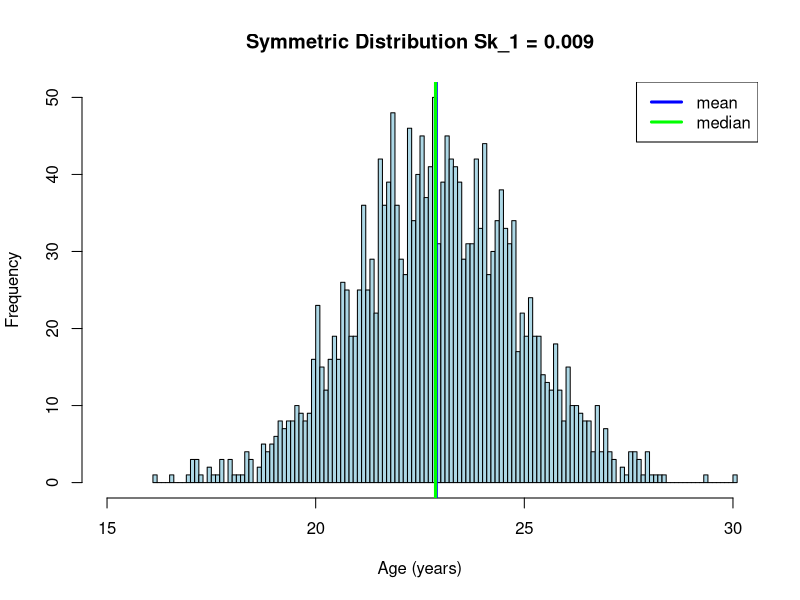
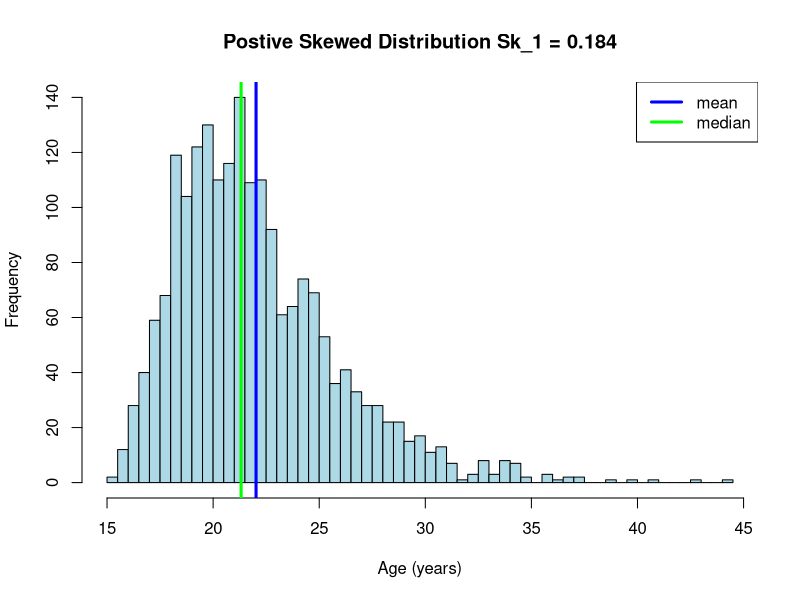
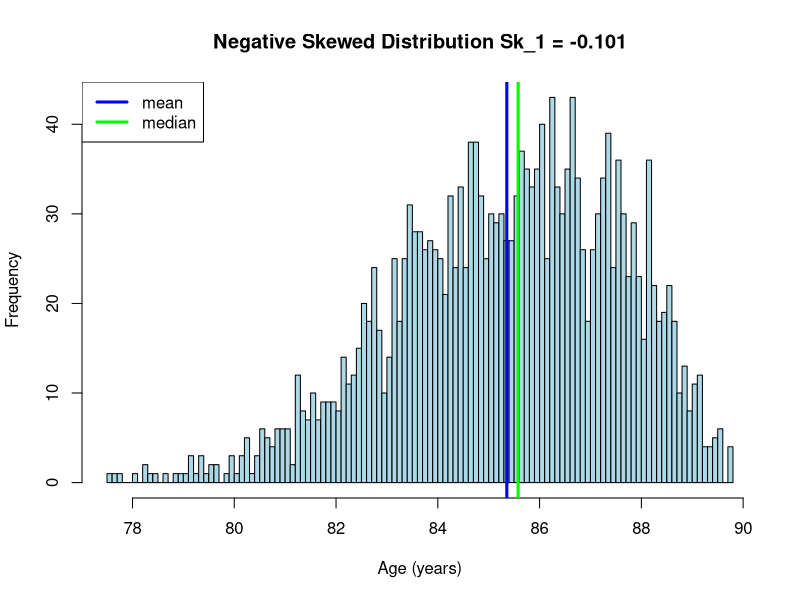
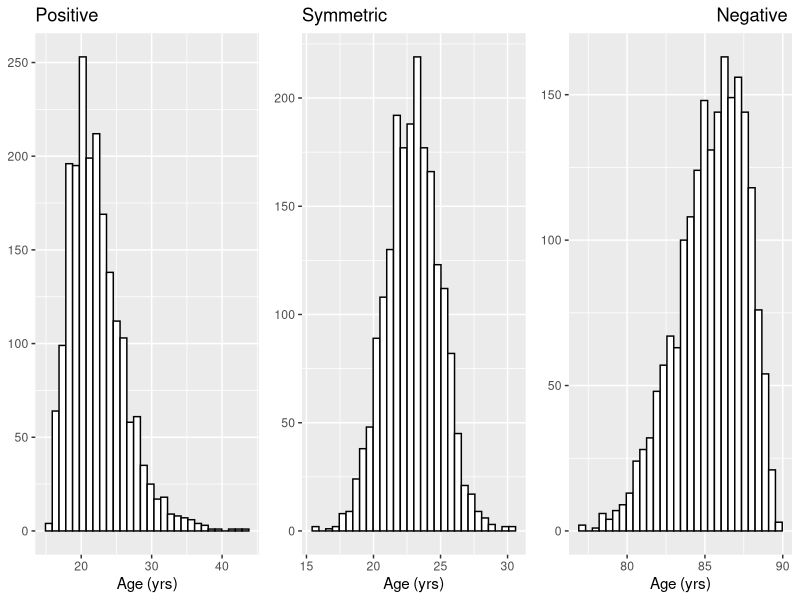
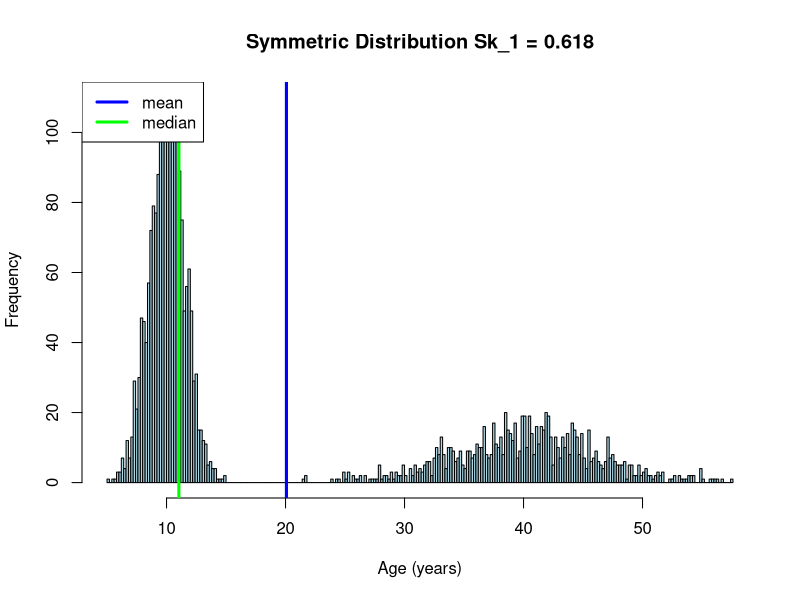
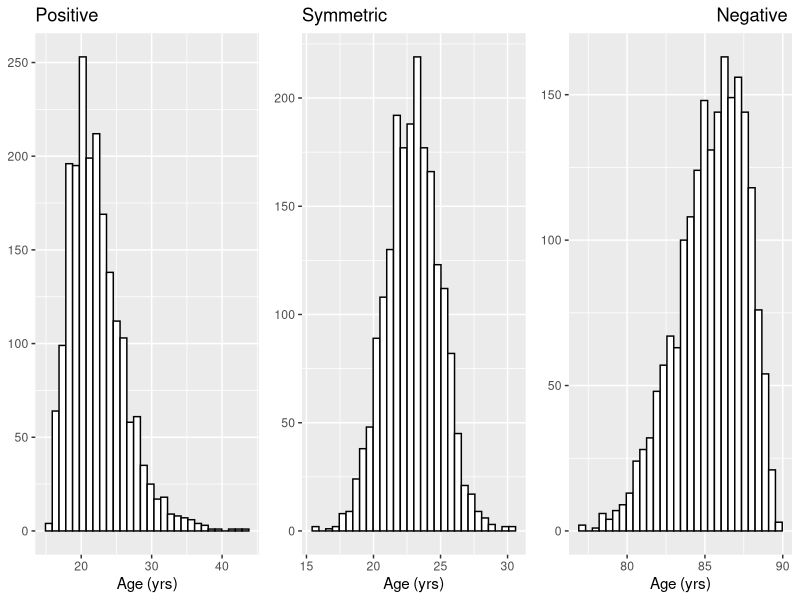

R code for these plots, in order:
## ---- chunk 1
knitr::opts_chunk$set(echo = TRUE)
## ---- chunk 2
Age<-rnorm(2000,23,2)
sk_title = paste0("Symmetric Distribution Sk_1 = ",round((mean(Age)-median(Age))/sd(Age), digits = 3))
#png("Third_Moment_sym.png", width = 1600, height = 800, units = "px", pointsize = 20)

hist(Age,col="lightblue",xlab="Age (years)",xlim=c(15,30),main=sk_title,breaks=100) # Histogram of the 7 numbers
abline(v=mean(Age),col="blue",lwd=3)# line indicating the mean
abline(v=median(Age),col="green",lwd=3)# line indicating the mean
legend("topright",c("mean","median"),lwd=c(3,3),lty=c(1,1),col=c("blue","green"))
#dev.off()
## ---- chunk 3
Age<-rchisq(2000,7)+15
sk_title = paste0("Postive Skewed Distribution Sk_1 = ", round((mean(Age)-median(Age))/sd(Age), digits = 3))
#png("Third_Moment_pos.png", width = 1600, height = 800, units = "px", pointsize = 20)
hist(Age,col="lightblue",xlab="Age (years)",main=sk_title,breaks=100) # Histogram of the 7 numbers
abline(v=mean(Age),col="blue",lwd=3)# line indicating the mean
abline(v=median(Age),col="green",lwd=3)# line indicating the mean
legend("topright",c("mean","median"),lwd=c(3,3),lty=c(1,1),col=c("blue","green"))
#dev.off()
## ---- chunk 4
Age<-rbeta(2000,10,3)*20+70
#png("Third_Moment_neg.png", width = 1600, height = 800, units = "px", pointsize = 20)

sk_title = paste0("Negative Skewed Distribution Sk_1 = ", round((mean(Age)-median(Age))/sd(Age), digits = 3))
hist(Age,col="lightblue",xlab="Age (years)",main=sk_title,breaks=100) # Histogram of the 7 numbers
abline(v=mean(Age),col="blue",lwd=3)# line indicating the mean
abline(v=median(Age),col="green",lwd=3)# line indicating the mean
legend("topleft",c("mean","median"),lwd=c(3,3),lty=c(1,1),col=c("blue","green"))
#dev.off()
## ---- chunk 5
library(ggplot2)
library(ggpubr)
Sym<-rnorm(2000,23,2)
Neg<-rbeta(2000,10,3)*20+70
Pos<-rchisq(2000,7)+15
df <- data.frame(Neg,Sym,Pos)
p.neg<-ggplot(df, aes(x=Neg)) +  geom_histogram(color="black", fill="white")+ggtitle("Negative ")+xlab("Age (yrs)")+ylab(NULL)+ theme(plot.title = element_text(hjust=1.0))
p.sym<-ggplot(df, aes(x=Sym)) +  geom_histogram(color="black", fill="white")+ggtitle("Symmetric")+xlab("Age (yrs)")+ylab(NULL)
p.pos<-ggplot(df, aes(x=Pos)) +  geom_histogram(color="black", fill="white")+ggtitle("Positive")+xlab("Age (yrs)")+ylab(NULL)
ggarrange( p.pos,p.sym,  p.neg, ncol = 3, nrow = 1)
ggsave("skew.png",dpi=300, width = 8, height = 6)


## ---- chunk 6
Age<-c(rnorm(2000,10,1.5),rnorm(1000,40,6))
sk_title = paste0("Symmetric Distribution Sk_1 = ", round((mean(Age)-median(Age))/sd(Age), digits = 3))
hist(Age,col="lightblue",xlab="Age (years)",main=sk_title,breaks=300) # Histogram of the 7 numbers
abline(v=mean(Age),col="blue",lwd=3)# line indicating the mean
abline(v=median(Age),col="green",lwd=3)# line indicating the mean
legend("topleft",c("mean","median"),lwd=c(3,3),lty=c(1,1),col=c("blue","green"))

